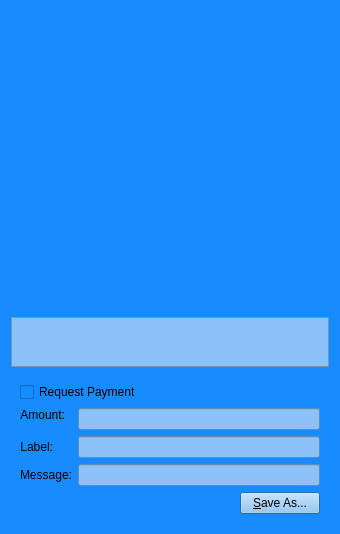
<?xml version="1.0" encoding="UTF-8"?>
<ui version="4.0">
 <class>QRCodeDialog</class>
 <widget class="QDialog" name="QRCodeDialog">
  <property name="geometry">
   <rect>
    <x>0</x>
    <y>0</y>
    <width>340</width>
    <height>530</height>
   </rect>
  </property>
  <property name="windowTitle">
   <string>QR Code Dialog</string>
  </property>
  <property name="styleSheet">
   <string notr="true">background-color: rgb(22, 140, 255);</string>
  </property>
  <layout class="QVBoxLayout" name="verticalLayout_3">
   <item>
    <widget class="QLabel" name="lblQRCode">
     <property name="sizePolicy">
      <sizepolicy hsizetype="Expanding" vsizetype="Expanding">
       <horstretch>0</horstretch>
       <verstretch>0</verstretch>
      </sizepolicy>
     </property>
     <property name="minimumSize">
      <size>
       <width>300</width>
       <height>300</height>
      </size>
     </property>
     <property name="textFormat">
      <enum>Qt::PlainText</enum>
     </property>
     <property name="alignment">
      <set>Qt::AlignCenter</set>
     </property>
     <property name="wordWrap">
      <bool>true</bool>
     </property>
    </widget>
   </item>
   <item>
    <widget class="QPlainTextEdit" name="outUri">
     <property name="sizePolicy">
      <sizepolicy hsizetype="Expanding" vsizetype="Minimum">
       <horstretch>0</horstretch>
       <verstretch>0</verstretch>
      </sizepolicy>
     </property>
     <property name="minimumSize">
      <size>
       <width>0</width>
       <height>50</height>
      </size>
     </property>
     <property name="styleSheet">
      <string notr="true">background-color: rgb(140, 194, 247);</string>
     </property>
     <property name="tabChangesFocus">
      <bool>true</bool>
     </property>
     <property name="textInteractionFlags">
      <set>Qt::TextSelectableByKeyboard|Qt::TextSelectableByMouse</set>
     </property>
    </widget>
   </item>
   <item>
    <widget class="QWidget" name="widget" native="true">
     <layout class="QVBoxLayout" name="verticalLayout_2">
      <item>
       <widget class="QCheckBox" name="chkReqPayment">
        <property name="enabled">
         <bool>true</bool>
        </property>
        <property name="text">
         <string>Request Payment</string>
        </property>
       </widget>
      </item>
      <item>
       <layout class="QFormLayout" name="formLayout">
        <property name="fieldGrowthPolicy">
         <enum>QFormLayout::AllNonFixedFieldsGrow</enum>
        </property>
        <item row="1" column="0">
         <widget class="QLabel" name="lblLabel">
          <property name="text">
           <string>Label:</string>
          </property>
          <property name="textFormat">
           <enum>Qt::PlainText</enum>
          </property>
          <property name="alignment">
           <set>Qt::AlignRight|Qt::AlignTrailing|Qt::AlignVCenter</set>
          </property>
          <property name="buddy">
           <cstring>lnLabel</cstring>
          </property>
         </widget>
        </item>
        <item row="1" column="1">
         <widget class="QLineEdit" name="lnLabel">
          <property name="styleSheet">
           <string notr="true">background-color: rgb(140, 194, 247);</string>
          </property>
         </widget>
        </item>
        <item row="2" column="0">
         <widget class="QLabel" name="lblMessage">
          <property name="text">
           <string>Message:</string>
          </property>
          <property name="textFormat">
           <enum>Qt::PlainText</enum>
          </property>
          <property name="alignment">
           <set>Qt::AlignRight|Qt::AlignTrailing|Qt::AlignVCenter</set>
          </property>
          <property name="buddy">
           <cstring>lnMessage</cstring>
          </property>
         </widget>
        </item>
        <item row="2" column="1">
         <widget class="QLineEdit" name="lnMessage">
          <property name="styleSheet">
           <string notr="true">background-color: rgb(140, 194, 247);</string>
          </property>
         </widget>
        </item>
        <item row="0" column="0">
         <widget class="QLabel" name="lblAmount">
          <property name="sizePolicy">
           <sizepolicy hsizetype="Preferred" vsizetype="Maximum">
            <horstretch>0</horstretch>
            <verstretch>0</verstretch>
           </sizepolicy>
          </property>
          <property name="text">
           <string>Amount:</string>
          </property>
          <property name="textFormat">
           <enum>Qt::PlainText</enum>
          </property>
          <property name="alignment">
           <set>Qt::AlignRight|Qt::AlignTrailing|Qt::AlignVCenter</set>
          </property>
          <property name="buddy">
           <cstring>lnReqAmount</cstring>
          </property>
         </widget>
        </item>
        <item row="0" column="1">
         <widget class="BitcoinAmountField" name="lnReqAmount">
          <property name="enabled">
           <bool>false</bool>
          </property>
          <property name="minimumSize">
           <size>
            <width>80</width>
            <height>0</height>
           </size>
          </property>
          <property name="styleSheet">
           <string notr="true">background-color: rgb(140, 194, 247);</string>
          </property>
         </widget>
        </item>
       </layout>
      </item>
      <item>
       <layout class="QHBoxLayout" name="horizontalLayout">
        <item>
         <spacer name="horizontalSpacer">
          <property name="orientation">
           <enum>Qt::Horizontal</enum>
          </property>
          <property name="sizeHint" stdset="0">
           <size>
            <width>40</width>
            <height>20</height>
           </size>
          </property>
         </spacer>
        </item>
        <item>
         <widget class="QPushButton" name="btnSaveAs">
          <property name="styleSheet">
           <string notr="true">background-color: rgb(140, 194, 247);</string>
          </property>
          <property name="text">
           <string>&amp;Save As...</string>
          </property>
         </widget>
        </item>
       </layout>
      </item>
     </layout>
    </widget>
   </item>
  </layout>
 </widget>
 <customwidgets>
  <customwidget>
   <class>BitcoinAmountField</class>
   <extends>QLineEdit</extends>
   <header>bitcoinamountfield.h</header>
   <container>1</container>
  </customwidget>
 </customwidgets>
 <resources/>
 <connections>
  <connection>
   <sender>chkReqPayment</sender>
   <signal>clicked(bool)</signal>
   <receiver>lnReqAmount</receiver>
   <slot>setEnabled(bool)</slot>
   <hints>
    <hint type="sourcelabel">
     <x>92</x>
     <y>285</y>
    </hint>
    <hint type="destinationlabel">
     <x>98</x>
     <y>311</y>
    </hint>
   </hints>
  </connection>
 </connections>
</ui>
